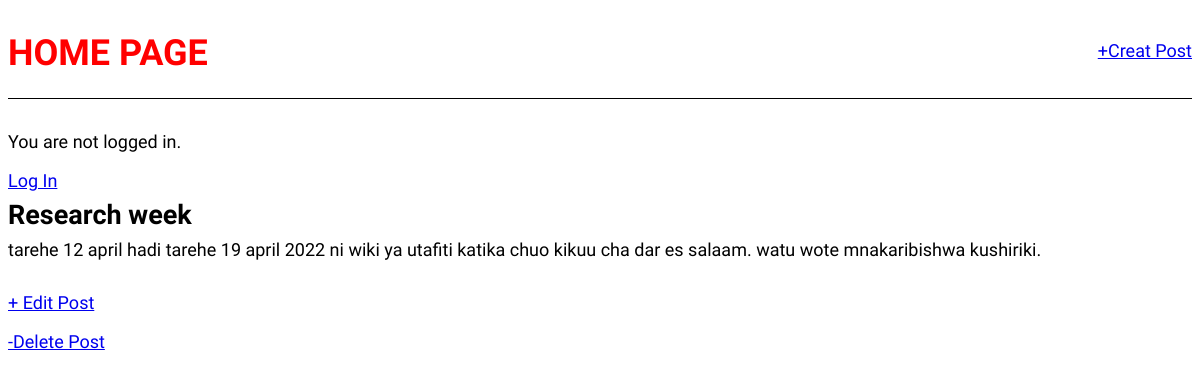
The app's page /post/1/ with its own data.
### blog/models.py (models this page shows, shortened)
class Post(models.Model):
    title = models.CharField(max_length=200)
    author = models.ForeignKey(
        'auth.User',
        on_delete=models.CASCADE,
    )
    body = models.TextField()

### blog/views.py (the view)
# urls.py: path("post/<int:pk>/",views.Blogdetailview.as_view(),name='post_detail'),
class Blogdetailview(DetailView):
    model = Post
    template_name = 'post_detail.html'

### templates/post_detail.html
{% extends 'base.html' %}
    {% block content %}
        <div class="post-entry">
            <h2>{{ post.title }}</h2>
            <p>{{ post.body }}</p>
        </div>
        <p><a href="{% url 'post_edit' post.pk %}">+ Edit Post</a></p>
        <p><a href="{% url 'post_delete' post.pk %}"> -Delete Post</a></p>
    {% endblock content %}

### static/css/base.css (style rules this page uses)
body { font-family: 'Source Sans Pro', sans-serif; font-size: 18px; }
.post-entry { margin-bottom: 2rem; }
.post-entry h2 { margin: 0.5rem 0; }
.post-entry p { margin: 0; font-weight: 400; }

### records on screen
Post: title "Research week", body "tarehe 12 april hadi tarehe 19 april 2022 ni wiki ya utafiti katika chuo kikuu cha dar es salaam. watu wote mnakaribishwa kushiriki."
